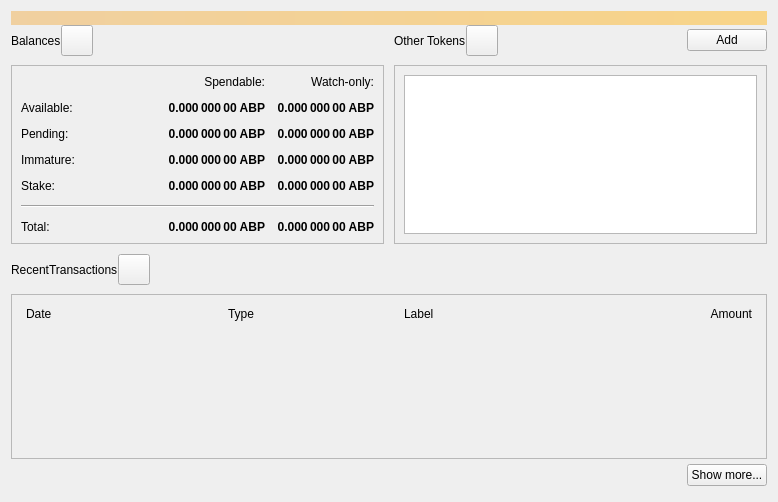
<?xml version="1.0" encoding="UTF-8"?>
<ui version="4.0">
 <class>OverviewPage</class>
 <widget class="QWidget" name="OverviewPage">
  <property name="geometry">
   <rect>
    <x>0</x>
    <y>0</y>
    <width>778</width>
    <height>502</height>
   </rect>
  </property>
  <property name="windowTitle">
   <string>Form</string>
  </property>
  <layout class="QVBoxLayout" name="topLayout">
   <property name="spacing">
    <number>0</number>
   </property>
   <item>
    <widget class="QLabel" name="labelAlerts">
     <property name="visible">
      <bool>false</bool>
     </property>
     <property name="styleSheet">
      <string notr="true">QLabel { background-color: qlineargradient(x1: 0, y1: 0, x2: 1, y2: 0, stop:0 #F0D0A0, stop:1 #F8D488); color:#000000; }</string>
     </property>
     <property name="wordWrap">
      <bool>true</bool>
     </property>
     <property name="margin">
      <number>3</number>
     </property>
     <property name="textInteractionFlags">
      <set>Qt::TextSelectableByMouse</set>
     </property>
    </widget>
   </item>
   <item>
    <layout class="QGridLayout" name="gridLayout_2">
     <item row="0" column="2">
      <layout class="QHBoxLayout" name="horizontalLayout_4">
       <property name="bottomMargin">
        <number>9</number>
       </property>
       <item>
        <widget class="QLabel" name="labelTokens">
         <property name="text">
          <string>Other Tokens</string>
         </property>
        </widget>
       </item>
       <item>
        <widget class="QToolButton" name="labelTokenStatus">
         <property name="toolTip">
          <string>The displayed information may be out of date. Your wallet automatically synchronizes with the Abp network after a connection is established, but this process has not completed yet.</string>
         </property>
         <property name="text">
          <string/>
         </property>
         <property name="iconSize">
          <size>
           <width>24</width>
           <height>24</height>
          </size>
         </property>
         <property name="flat" stdset="0">
          <bool>false</bool>
         </property>
        </widget>
       </item>
       <item>
        <spacer name="horizontalSpacer_7">
         <property name="orientation">
          <enum>Qt::Horizontal</enum>
         </property>
         <property name="sizeHint" stdset="0">
          <size>
           <width>40</width>
           <height>20</height>
          </size>
         </property>
        </spacer>
       </item>
       <item>
        <widget class="QPushButton" name="buttonAddToken">
         <property name="text">
          <string>Add</string>
         </property>
        </widget>
       </item>
      </layout>
     </item>
     <item row="1" column="2">
      <widget class="QFrame" name="frameOtherTokens">
       <property name="minimumSize">
        <size>
         <width>0</width>
         <height>100</height>
        </size>
       </property>
       <property name="frameShape">
        <enum>QFrame::StyledPanel</enum>
       </property>
       <property name="frameShadow">
        <enum>QFrame::Raised</enum>
       </property>
       <layout class="QVBoxLayout" name="verticalLayout_10">
        <item>
         <widget class="QListView" name="listTokens">
          <property name="enabled">
           <bool>true</bool>
          </property>
         </widget>
        </item>
       </layout>
      </widget>
     </item>
     <item row="1" column="0">
      <widget class="QFrame" name="frameBalances">
       <property name="frameShape">
        <enum>QFrame::StyledPanel</enum>
       </property>
       <property name="frameShadow">
        <enum>QFrame::Raised</enum>
       </property>
       <layout class="QVBoxLayout" name="verticalLayout_4">
        <item>
         <layout class="QGridLayout" name="gridLayout">
          <property name="spacing">
           <number>12</number>
          </property>
          <item row="2" column="3">
           <widget class="QLabel" name="labelWatchPending">
            <property name="font">
             <font>
              <weight>75</weight>
              <bold>true</bold>
             </font>
            </property>
            <property name="cursor">
             <cursorShape>IBeamCursor</cursorShape>
            </property>
            <property name="toolTip">
             <string>Unconfirmed transactions to watch-only addresses</string>
            </property>
            <property name="text">
             <string notr="true">0.000 000 00 ABP</string>
            </property>
            <property name="alignment">
             <set>Qt::AlignRight|Qt::AlignTrailing|Qt::AlignVCenter</set>
            </property>
            <property name="textInteractionFlags">
             <set>Qt::LinksAccessibleByMouse|Qt::TextSelectableByKeyboard|Qt::TextSelectableByMouse</set>
            </property>
           </widget>
          </item>
          <item row="2" column="2">
           <widget class="QLabel" name="labelUnconfirmed">
            <property name="font">
             <font>
              <weight>75</weight>
              <bold>true</bold>
             </font>
            </property>
            <property name="cursor">
             <cursorShape>IBeamCursor</cursorShape>
            </property>
            <property name="toolTip">
             <string>Total of transactions that have yet to be confirmed, and do not yet count toward the spendable balance</string>
            </property>
            <property name="text">
             <string notr="true">0.000 000 00 ABP</string>
            </property>
            <property name="alignment">
             <set>Qt::AlignRight|Qt::AlignTrailing|Qt::AlignVCenter</set>
            </property>
            <property name="textInteractionFlags">
             <set>Qt::LinksAccessibleByMouse|Qt::TextSelectableByKeyboard|Qt::TextSelectableByMouse</set>
            </property>
           </widget>
          </item>
          <item row="3" column="2">
           <widget class="QLabel" name="labelImmature">
            <property name="font">
             <font>
              <weight>75</weight>
              <bold>true</bold>
             </font>
            </property>
            <property name="cursor">
             <cursorShape>IBeamCursor</cursorShape>
            </property>
            <property name="toolTip">
             <string>Mined balance that has not yet matured</string>
            </property>
            <property name="text">
             <string notr="true">0.000 000 00 ABP</string>
            </property>
            <property name="alignment">
             <set>Qt::AlignRight|Qt::AlignTrailing|Qt::AlignVCenter</set>
            </property>
            <property name="textInteractionFlags">
             <set>Qt::LinksAccessibleByMouse|Qt::TextSelectableByKeyboard|Qt::TextSelectableByMouse</set>
            </property>
           </widget>
          </item>
          <item row="3" column="0">
           <widget class="QLabel" name="labelImmatureText">
            <property name="text">
             <string>Immature:</string>
            </property>
           </widget>
          </item>
          <item row="0" column="3">
           <widget class="QLabel" name="labelWatchonly">
            <property name="text">
             <string>Watch-only:</string>
            </property>
            <property name="alignment">
             <set>Qt::AlignRight|Qt::AlignTrailing|Qt::AlignVCenter</set>
            </property>
           </widget>
          </item>
          <item row="1" column="0">
           <widget class="QLabel" name="labelBalanceText">
            <property name="text">
             <string>Available:</string>
            </property>
           </widget>
          </item>
          <item row="1" column="2">
           <widget class="QLabel" name="labelBalance">
            <property name="font">
             <font>
              <weight>75</weight>
              <bold>true</bold>
             </font>
            </property>
            <property name="cursor">
             <cursorShape>IBeamCursor</cursorShape>
            </property>
            <property name="toolTip">
             <string>Your current spendable balance</string>
            </property>
            <property name="text">
             <string notr="true">0.000 000 00 ABP</string>
            </property>
            <property name="alignment">
             <set>Qt::AlignRight|Qt::AlignTrailing|Qt::AlignVCenter</set>
            </property>
            <property name="textInteractionFlags">
             <set>Qt::LinksAccessibleByMouse|Qt::TextSelectableByKeyboard|Qt::TextSelectableByMouse</set>
            </property>
           </widget>
          </item>
          <item row="1" column="3">
           <widget class="QLabel" name="labelWatchAvailable">
            <property name="font">
             <font>
              <weight>75</weight>
              <bold>true</bold>
             </font>
            </property>
            <property name="cursor">
             <cursorShape>IBeamCursor</cursorShape>
            </property>
            <property name="toolTip">
             <string>Your current balance in watch-only addresses</string>
            </property>
            <property name="text">
             <string notr="true">0.000 000 00 ABP</string>
            </property>
            <property name="alignment">
             <set>Qt::AlignRight|Qt::AlignTrailing|Qt::AlignVCenter</set>
            </property>
            <property name="textInteractionFlags">
             <set>Qt::LinksAccessibleByMouse|Qt::TextSelectableByKeyboard|Qt::TextSelectableByMouse</set>
            </property>
           </widget>
          </item>
          <item row="2" column="0">
           <widget class="QLabel" name="labelPendingText">
            <property name="text">
             <string>Pending:</string>
            </property>
           </widget>
          </item>
          <item row="0" column="2">
           <widget class="QLabel" name="labelSpendable">
            <property name="text">
             <string>Spendable:</string>
            </property>
            <property name="alignment">
             <set>Qt::AlignRight|Qt::AlignTrailing|Qt::AlignVCenter</set>
            </property>
           </widget>
          </item>
          <item row="4" column="0">
           <widget class="QLabel" name="labelStakeText">
            <property name="text">
             <string>Stake:</string>
            </property>
           </widget>
          </item>
          <item row="4" column="2">
           <widget class="QLabel" name="labelStake">
            <property name="font">
             <font>
              <weight>75</weight>
              <bold>true</bold>
             </font>
            </property>
            <property name="text">
             <string>0.000 000 00 ABP</string>
            </property>
            <property name="alignment">
             <set>Qt::AlignRight|Qt::AlignTrailing|Qt::AlignVCenter</set>
            </property>
            <property name="textInteractionFlags">
             <set>Qt::LinksAccessibleByMouse|Qt::TextSelectableByKeyboard|Qt::TextSelectableByMouse</set>
            </property>
           </widget>
          </item>
          <item row="4" column="3">
           <widget class="QLabel" name="labelWatchStake">
            <property name="font">
             <font>
              <weight>75</weight>
              <bold>true</bold>
             </font>
            </property>
            <property name="text">
             <string>0.000 000 00 ABP</string>
            </property>
            <property name="alignment">
             <set>Qt::AlignRight|Qt::AlignTrailing|Qt::AlignVCenter</set>
            </property>
            <property name="textInteractionFlags">
             <set>Qt::LinksAccessibleByMouse|Qt::TextSelectableByKeyboard|Qt::TextSelectableByMouse</set>
            </property>
           </widget>
          </item>
          <item row="3" column="3">
           <widget class="QLabel" name="labelWatchImmature">
            <property name="font">
             <font>
              <weight>75</weight>
              <bold>true</bold>
             </font>
            </property>
            <property name="cursor">
             <cursorShape>IBeamCursor</cursorShape>
            </property>
            <property name="toolTip">
             <string>Mined balance in watch-only addresses that has not yet matured</string>
            </property>
            <property name="text">
             <string notr="true">0.000 000 00 ABP</string>
            </property>
            <property name="alignment">
             <set>Qt::AlignRight|Qt::AlignTrailing|Qt::AlignVCenter</set>
            </property>
            <property name="textInteractionFlags">
             <set>Qt::LinksAccessibleByMouse|Qt::TextSelectableByKeyboard|Qt::TextSelectableByMouse</set>
            </property>
           </widget>
          </item>
          <item row="7" column="3">
           <widget class="QLabel" name="labelWatchTotal">
            <property name="font">
             <font>
              <weight>75</weight>
              <bold>true</bold>
             </font>
            </property>
            <property name="cursor">
             <cursorShape>IBeamCursor</cursorShape>
            </property>
            <property name="toolTip">
             <string>Current total balance in watch-only addresses</string>
            </property>
            <property name="text">
             <string notr="true">0.000 000 00 ABP</string>
            </property>
            <property name="alignment">
             <set>Qt::AlignRight|Qt::AlignTrailing|Qt::AlignVCenter</set>
            </property>
            <property name="textInteractionFlags">
             <set>Qt::LinksAccessibleByMouse|Qt::TextSelectableByKeyboard|Qt::TextSelectableByMouse</set>
            </property>
           </widget>
          </item>
          <item row="5" column="0" colspan="4">
           <spacer name="verticalSpacer">
            <property name="orientation">
             <enum>Qt::Vertical</enum>
            </property>
            <property name="sizeHint" stdset="0">
             <size>
              <width>20</width>
              <height>40</height>
             </size>
            </property>
           </spacer>
          </item>
          <item row="7" column="2">
           <widget class="QLabel" name="labelTotal">
            <property name="font">
             <font>
              <weight>75</weight>
              <bold>true</bold>
             </font>
            </property>
            <property name="cursor">
             <cursorShape>IBeamCursor</cursorShape>
            </property>
            <property name="toolTip">
             <string>Your current total balance</string>
            </property>
            <property name="text">
             <string notr="true">0.000 000 00 ABP</string>
            </property>
            <property name="alignment">
             <set>Qt::AlignRight|Qt::AlignTrailing|Qt::AlignVCenter</set>
            </property>
            <property name="textInteractionFlags">
             <set>Qt::LinksAccessibleByMouse|Qt::TextSelectableByKeyboard|Qt::TextSelectableByMouse</set>
            </property>
           </widget>
          </item>
          <item row="0" column="1" rowspan="5">
           <spacer name="horizontalSpacer_5">
            <property name="orientation">
             <enum>Qt::Horizontal</enum>
            </property>
            <property name="sizeHint" stdset="0">
             <size>
              <width>40</width>
              <height>20</height>
             </size>
            </property>
           </spacer>
          </item>
          <item row="7" column="0">
           <widget class="QLabel" name="labelTotalText">
            <property name="text">
             <string>Total:        </string>
            </property>
           </widget>
          </item>
          <item row="6" column="0" colspan="4">
           <widget class="Line" name="hLine">
            <property name="orientation">
             <enum>Qt::Horizontal</enum>
            </property>
           </widget>
          </item>
         </layout>
        </item>
       </layout>
      </widget>
     </item>
     <item row="0" column="0">
      <layout class="QHBoxLayout" name="horizontalLayout_2">
       <property name="bottomMargin">
        <number>9</number>
       </property>
       <item>
        <widget class="QLabel" name="labelBalances">
         <property name="text">
          <string>Balances</string>
         </property>
        </widget>
       </item>
       <item>
        <widget class="QToolButton" name="labelWalletStatus">
         <property name="enabled">
          <bool>true</bool>
         </property>
         <property name="toolTip">
          <string>The displayed information may be out of date. Your wallet automatically synchronizes with the Abp network after a connection is established, but this process has not completed yet.</string>
         </property>
         <property name="text">
          <string/>
         </property>
         <property name="icon">
          <iconset>
           <normaloff>:/icons/warning</normaloff>
           <disabledoff>:/icons/warning</disabledoff>:/icons/warning</iconset>
         </property>
         <property name="iconSize">
          <size>
           <width>24</width>
           <height>24</height>
          </size>
         </property>
         <property name="flat" stdset="0">
          <bool>false</bool>
         </property>
        </widget>
       </item>
       <item>
        <spacer name="horizontalSpacer">
         <property name="orientation">
          <enum>Qt::Horizontal</enum>
         </property>
         <property name="sizeHint" stdset="0">
          <size>
           <width>40</width>
           <height>20</height>
          </size>
         </property>
        </spacer>
       </item>
      </layout>
     </item>
     <item row="0" column="1" rowspan="2">
      <spacer name="horizontalSpacer_4">
       <property name="orientation">
        <enum>Qt::Horizontal</enum>
       </property>
       <property name="sizeType">
        <enum>QSizePolicy::Fixed</enum>
       </property>
       <property name="sizeHint" stdset="0">
        <size>
         <width>10</width>
         <height>20</height>
        </size>
       </property>
      </spacer>
     </item>
    </layout>
   </item>
   <item>
    <spacer name="verticalSpacer_4">
     <property name="orientation">
      <enum>Qt::Vertical</enum>
     </property>
     <property name="sizeType">
      <enum>QSizePolicy::Fixed</enum>
     </property>
     <property name="sizeHint" stdset="0">
      <size>
       <width>20</width>
       <height>10</height>
      </size>
     </property>
    </spacer>
   </item>
   <item>
    <layout class="QHBoxLayout" name="horizontalLayout_6">
     <property name="bottomMargin">
      <number>9</number>
     </property>
     <item>
      <widget class="QLabel" name="labelRecentTransactions">
       <property name="text">
        <string>RecentTransactions</string>
       </property>
      </widget>
     </item>
     <item>
      <widget class="QToolButton" name="labelTransactionsStatus">
       <property name="enabled">
        <bool>true</bool>
       </property>
       <property name="toolTip">
        <string>The displayed information may be out of date. Your wallet automatically synchronizes with the Abp network after a connection is established, but this process has not completed yet.</string>
       </property>
       <property name="text">
        <string/>
       </property>
       <property name="icon">
        <iconset>
         <normaloff>:/icons/warning</normaloff>
         <disabledoff>:/icons/warning</disabledoff>:/icons/warning</iconset>
       </property>
       <property name="iconSize">
        <size>
         <width>24</width>
         <height>24</height>
        </size>
       </property>
       <property name="flat" stdset="0">
        <bool>false</bool>
       </property>
      </widget>
     </item>
     <item>
      <spacer name="horizontalSpacer_3">
       <property name="orientation">
        <enum>Qt::Horizontal</enum>
       </property>
       <property name="sizeHint" stdset="0">
        <size>
         <width>40</width>
         <height>20</height>
        </size>
       </property>
      </spacer>
     </item>
    </layout>
   </item>
   <item>
    <layout class="QVBoxLayout" name="verticalLayout_3">
     <item>
      <widget class="QFrame" name="frameRecentTransactions">
       <property name="frameShape">
        <enum>QFrame::StyledPanel</enum>
       </property>
       <property name="frameShadow">
        <enum>QFrame::Raised</enum>
       </property>
       <layout class="QVBoxLayout" name="verticalLayout_8">
        <item>
         <layout class="QHBoxLayout" name="horizontalLayout_3">
          <property name="spacing">
           <number>5</number>
          </property>
          <property name="leftMargin">
           <number>5</number>
          </property>
          <property name="rightMargin">
           <number>5</number>
          </property>
          <item>
           <widget class="QLabel" name="labelDate">
            <property name="text">
             <string>Date</string>
            </property>
           </widget>
          </item>
          <item>
           <spacer name="horizontalSpacer_2">
            <property name="orientation">
             <enum>Qt::Horizontal</enum>
            </property>
            <property name="sizeType">
             <enum>QSizePolicy::Fixed</enum>
            </property>
            <property name="sizeHint" stdset="0">
             <size>
              <width>25</width>
              <height>20</height>
             </size>
            </property>
           </spacer>
          </item>
          <item>
           <widget class="QLabel" name="labelType">
            <property name="text">
             <string>Type</string>
            </property>
           </widget>
          </item>
          <item>
           <widget class="QLabel" name="labelAddress">
            <property name="text">
             <string>Label</string>
            </property>
           </widget>
          </item>
          <item>
           <widget class="QLabel" name="labelAmount">
            <property name="text">
             <string>Amount</string>
            </property>
            <property name="alignment">
             <set>Qt::AlignRight|Qt::AlignTrailing|Qt::AlignVCenter</set>
            </property>
           </widget>
          </item>
         </layout>
        </item>
        <item>
         <widget class="QListView" name="listTransactions">
          <property name="styleSheet">
           <string notr="true">QListView { background: transparent; }</string>
          </property>
          <property name="frameShape">
           <enum>QFrame::NoFrame</enum>
          </property>
          <property name="verticalScrollBarPolicy">
           <enum>Qt::ScrollBarAlwaysOff</enum>
          </property>
          <property name="horizontalScrollBarPolicy">
           <enum>Qt::ScrollBarAlwaysOff</enum>
          </property>
         </widget>
        </item>
       </layout>
      </widget>
     </item>
     <item>
      <layout class="QHBoxLayout" name="horizontalLayout">
       <property name="topMargin">
        <number>5</number>
       </property>
       <property name="bottomMargin">
        <number>5</number>
       </property>
       <item>
        <spacer name="horizontalSpacer_6">
         <property name="orientation">
          <enum>Qt::Horizontal</enum>
         </property>
         <property name="sizeHint" stdset="0">
          <size>
           <width>40</width>
           <height>20</height>
          </size>
         </property>
        </spacer>
       </item>
       <item>
        <widget class="QPushButton" name="showMoreButton">
         <property name="text">
          <string>Show more...</string>
         </property>
        </widget>
       </item>
      </layout>
     </item>
    </layout>
   </item>
  </layout>
 </widget>
 <resources/>
 <connections/>
</ui>
